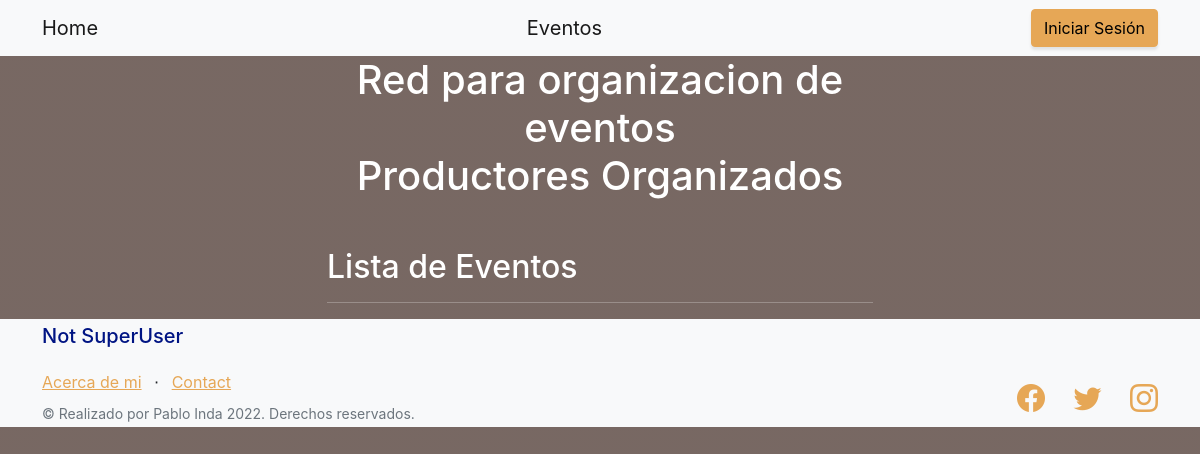
Page /evento/evento on the earlier database version.
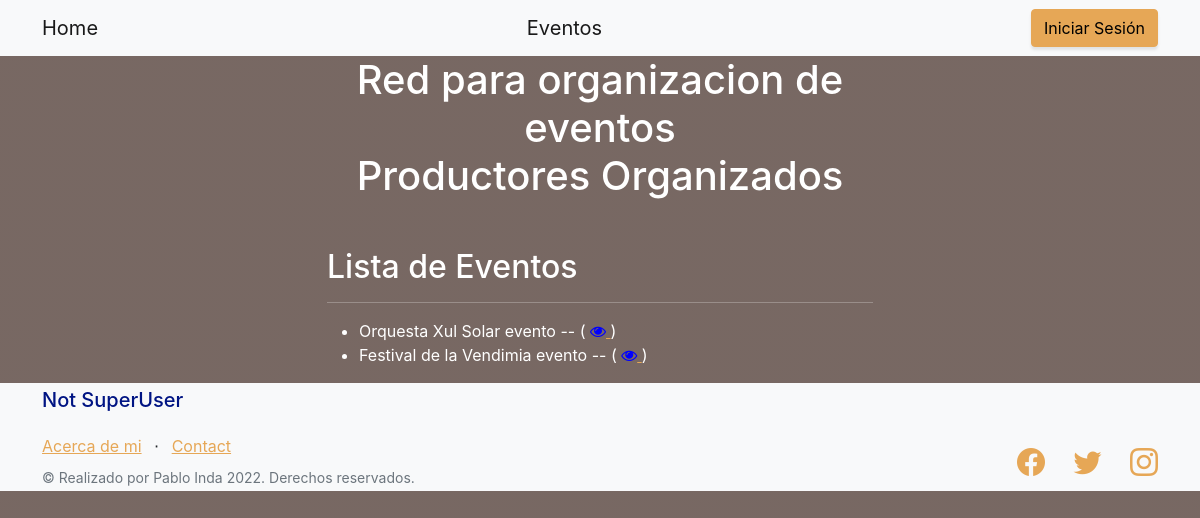
Same page on the later database version.
### evento/models.py (models this page shows)
class Evento(models.Model):
    name = models.CharField(max_length=40)
    due_date = models.DateField()
    code = models.IntegerField()
    description = models.TextField(blank = True, null=True)
    def __str__(self):
        return f'{self.name} evento --'

### evento/views.py (the view)
# urls.py: path('evento', views.EventoListView.as_view(), name='evento-list'),
class EventoListView(ListView):
    model = Evento
    template_name = "evento/evento_list.html"

### evento/templates/evento/evento_list.html (shortened to what this page needs)
{% extends "home/index.html" %}
{% load static %}
{% block entregafinal_content %}
<h2>Lista de Eventos</h2>
<hr></hr>
<ul>
    {% for evento in evento_list %}
    <li>
        {{evento}}
        (
            <a href="{% url 'evento:evento-detail' evento.id %}">
                <i class="fa fa-eye" style="color: rgb(0, 0, 255);"> </i>
            </a>
        )
    </li>
    {% endfor %}
</ul>
{% endblock %}

Differences in the rows shown:
added Evento: name "Orquesta Xul Solar evento --"
added Evento: name "Festival de la Vendimia evento --"
